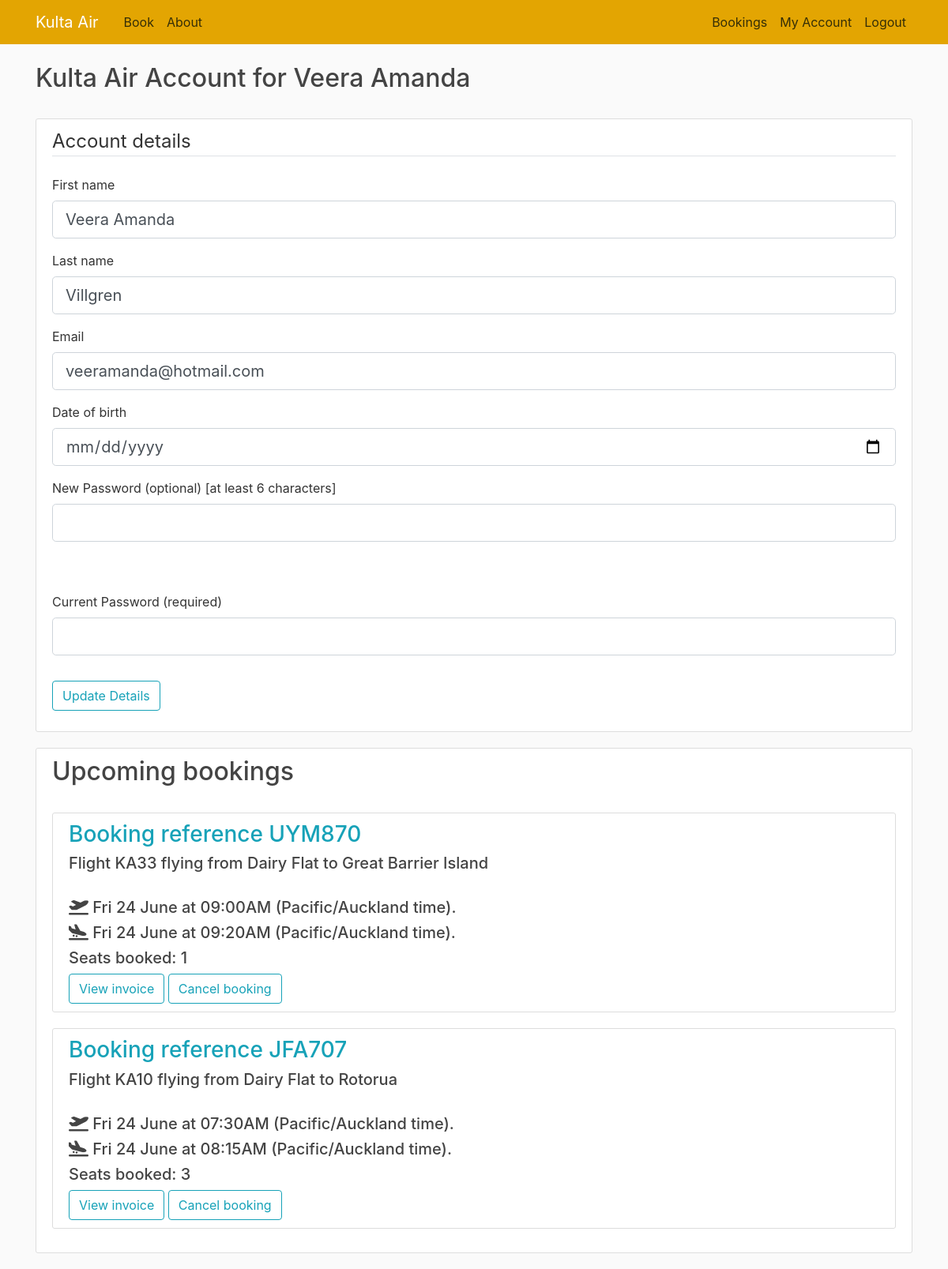
The app's page /customer (signed in) with its own data.
### flightbookingapp/models.py (models this page shows, shortened)
class Customer(db.Model, UserMixin):
    id = db.Column(db.Integer, primary_key=True, unique=True)
    first_name = db.Column(db.VARCHAR(20), nullable=False)
    last_name = db.Column(db.VARCHAR(20), nullable=False)
    email = db.Column(db.VARCHAR(50), nullable=False, unique=True)
    phone_number = db.Column(db.Integer)
    password = db.Column(db.VARCHAR(128), default=None)
    dob = db.Column(db.Date, default=None)
    bookings = db.relationship('Booking', backref='booked_customer', lazy=True)

class Booking(db.Model):
    booking_ref = db.Column(db.VARCHAR(6), primary_key=True, nullable=False, unique=True)
    customer = db.Column(db.Integer, db.ForeignKey('customer.id'), nullable=False)
    flight = db.Column(db.Integer, db.ForeignKey('departure.id'), nullable=False)
    tickets = db.Column(db.Integer, default=1)

class Departure(db.Model):
    id = db.Column(db.Integer, primary_key=True, nullable=False, unique=True)
    flight_number = db.Column(db.VARCHAR(10), db.ForeignKey('route.flight_code'), nullable=False)
    depart_date = db.Column(db.Date, nullable=False)
    stopover_date = db.Column(db.Date)
    arrival_date = db.Column(db.Date, nullable=False)
    price = db.Column(db.Float, nullable=False, default=0.00)
    booked_seats = db.Column(db.Integer, nullable=False, default=0)

class Airport(db.Model):
    int_code = db.Column(db.CHAR(4), primary_key=True, unique=True)
    name = db.Column(db.VARCHAR(50), nullable=False)
    timezone = db.Column(db.String(50))

class Route(db.Model):
    flight_code = db.Column(db.VARCHAR(10), primary_key=True, nullable=False, unique=True)
    depart_time = db.Column(db.Time, nullable=False)
    arrive_time = db.Column(db.Time, nullable=False)
    stopover_time = db.Column(db.Time)
    depart_airport = db.Column(db.CHAR(4), db.ForeignKey('airport.int_code'), nullable=False)
    arrive_airport = db.Column(db.CHAR(4), db.ForeignKey('airport.int_code'), nullable=False)
    stopover_airport = db.Column(db.CHAR(4), db.ForeignKey('airport.int_code'))
    plane = db.Column(db.Integer, db.ForeignKey('aircraft.id'), nullable=False)

### flightbookingapp/routes.py (the view)
@app.route('/customer', methods=['GET', 'POST'])
@login_required
def customer():
    form = UpdateDetailsForm()
    funcs.handle_customer_details(form)
    if request.method == "POST":
        if request.form.get('cancel') == 'Cancel booking':
            funcs.cancel_booking(request.form.get('booking'))
            return redirect(url_for('customer'))
        if request.form.get('view') == 'View invoice':
            return redirect(url_for('invoice', booking_ref=request.form.get('booking'), surname=current_user.last_name))
    flight_info = funcs.collect_user_bookings()
    return render_template('customer.html', title='My Account', bookings=flight_info, form=form)

### flightbookingapp/forms.py (shortened to what this page needs)
class UpdateDetailsForm(FlaskForm):
    firstname = StringField('First name', validators=[DataRequired(), Length(min=3, max=20)])
    lastname = StringField('Last name', validators=[DataRequired(), Length(min=3, max=20)])
    email = StringField('Email', validators=[DataRequired(), Email()])
    current_password = PasswordField('Current Password (required)', validators=[DataRequired(), Length(min=6)])
    dob = DateField('Date of birth', validators=[DataRequired()])
    new_password = PasswordField('New Password (optional) [at least 6 characters]')
    submit = SubmitField('Update Details')

### flightbookingapp/models.py (called while the page is built)
@login_manager.user_loader
def load_customer(user_id):
    return Customer.query.get(int(user_id))

### flightbookingapp/route_funcs.py (called while the page is built)
def date_in_past(date_and_time, timezone) -> bool:
    return datetime.datetime.now(ZoneInfo(timezone)) > date_and_time.replace(tzinfo=ZoneInfo(timezone))

def handle_customer_details(form):
    if form.validate_on_submit():
        if bcrypt.check_password_hash(current_user.password, form.current_password.data):
            update_customer_details(form)
        else:
            flash('Current password was not correct. Account details not updated.', "warning")
    else:
        form.email.data = current_user.email
        form.firstname.data = current_user.first_name
        form.lastname.data = current_user.last_name
        form.dob.data = current_user.dob

def collect_user_bookings():
    flight_info = []
    for booking in current_user.bookings:
        departure = Departure.query.filter_by(id=booking.flight).first()
        route = Route.query.filter_by(flight_code=departure.flight_number).first()
        dep_airport = Airport.query.filter_by(int_code=route.depart_airport).first()
        arr_airport = Airport.query.filter_by(int_code=route.arrive_airport).first()
        booking_past = date_in_past(datetime.datetime.combine(departure.depart_date, route.depart_time),
                                    dep_airport.timezone)
        flight_info.append([booking, departure, route, dep_airport, arr_airport, booking_past])
    return sorted(flight_info, key=lambda flight: flight[1].depart_date)

### flightbookingapp/templates/customer.html
{% extends "layout.html" %}
{% block content %}
    <h2 class="account-heading">Kulta Air Account for {{ current_user.first_name }}</h2><br>
    <div class="content-section">
        <div class="media">
            <div class="media-body">
                {% include 'customer_details.html' %}
            </div>
        </div>
    </div>
    {% include 'upcoming_bookings.html' %}
{% endblock content %}

### flightbookingapp/templates/customer_details.html (shortened to what this page needs)
<form method="POST" action="">
    <fieldset class="form-group">
        <legend class="border-bottom mb-4">Account details</legend>
        <div class="form-group">
            {{ form.firstname.label(class="form-control-label") }}
            {% if form.firstname.errors %}
                {{ form.firstname(class="form-control form-control-lg is-invalid") }}
                <div class="invalid-feedback">
                    {% for error in form.firstname.errors %}
                        <span>{{ error }}</span>
                    {% endfor %}
                </div>
            {% else %}
                {{ form.firstname(class="form-control form-control-lg") }}
            {% endif %}
        </div>
        <div class="form-group">
            {{ form.lastname.label(class="form-control-label") }}
            {% if form.lastname.errors %}
                {{ form.lastname(class="form-control form-control-lg is-invalid") }}
                <div class="invalid-feedback">
                    {% for error in form.lastname.errors %}
                        <span>{{ error }}</span>
                    {% endfor %}
                </div>
            {% else %}
                {{ form.lastname(class="form-control form-control-lg") }}
            {% endif %}
        </div>
        <div class="form-group">
            {{ form.email.label(class="form-control-label") }}
            {% if form.email.errors %}
                {{ form.email(class="form-control form-control-lg is-invalid") }}
                <div class="invalid-feedback">
                    {% for error in form.email.errors %}
                        <span>{{ error }}</span>
                    {% endfor %}
                </div>
            {% else %}
                {{ form.email(class="form-control form-control-lg") }}
            {% endif %}
        </div>
        <div class="form-group">
            {{ form.dob.label(class="form-control-label") }}
            {% if form.dob.errors %}
                {{ form.dob(class="form-control form-control-lg is-invalid") }}
                <div class="invalid-feedback">
                    {% for error in form.dob.errors %}
                        <span>{{ error }}</span>
                    {% endfor %}
                </div>
            {% else %}
                {{ form.dob(class="form-control form-control-lg") }}
            {% endif %}
        </div>
        <div class="form-group">
            {{ form.new_password.label(class="form-control-label") }}
            {% if form.new_password.errors %}
                {{ form.new_password(class="form-control form-control-lg is-invalid") }}
                <div class="invalid-feedback">
                    {% for error in form.new_password.errors %}
                        <span>{{ error }}</span>
                    {% endfor %}
                </div>
            {% else %}
                {{ form.new_password(class="form-control form-control-lg") }}
            {% endif %}
        </div>
        <br><br>
        <div class="form-group">
            {{ form.current_password.label(class="form-control-label") }}
            {% if form.current_password.errors %}
                {{ form.current_password(class="form-control form-control-lg is-invalid") }}
                <div class="invalid-feedback">
                    {% for error in form.current_password.errors %}
                        <span>{{ error }}</span>
                    {% endfor %}
                </div>
            {% else %}
                {{ form.current_password(class="form-control form-control-lg") }}
            {% endif %}
        </div>
    </fieldset>
    <div>
        <div class="form-group">
            {{ form.submit(class="btn btn-outline-info") }}
        </div>
    </div>
</form>

### flightbookingapp/templates/upcoming_bookings.html (shortened to what this page needs)
<div class="content-section">
    <div class="media">
        <div class="media-body">
            <h2 class="bookings-heading">Upcoming bookings</h2>
            {% set ns = namespace(upcoming=false, past=false) %}
            {% if bookings == [] %}
                <br>
                <p class="text-secondary"><a class="ml-2" href="{{ url_for('home') }}">You have no upcoming bookings.
                    Click here to make one!</a></p>
            {% else %}
                <br>
                {% for booking in bookings %}
                    {% if not booking[5] %}
                        {% set ns.upcoming = true %}
                        <div class="content-section">
                            <form method="post" action="">
                                <h3 class="text-info">Booking reference {{ booking[0].booking_ref.upper() }}</h3>
                                <h5>Flight {{ booking[1].flight_number }} flying from {{ booking[3].name }}
                                    to {{ booking[4].name }}</h5>
                                <br>
                                <h5>
                                    <i class="fa-solid fa-plane-departure"></i> {{ (booking[1].depart_date).strftime("%a %d %B") }}
                                    at
                                    {{ booking[2].depart_time.strftime("%#I:%M%p") }} ({{ booking[3].timezone }} time).
                                </h5>
                                <h5>
                                    <i class="fa-solid fa-plane-arrival"></i> {{ (booking[1].arrival_date).strftime("%a %d %B") }}
                                    at
                                    {{ booking[2].arrive_time.strftime("%#I:%M%p") }} ({{ booking[4].timezone }} time).
                                </h5>
                                <h5>Seats booked: {{ booking[0].tickets }}</h5>
                                <input type="submit" value="View invoice" name="view" class="btn btn-outline-info">
                                <input type="submit" value="Cancel booking" name="cancel" class="btn btn-outline-info">
                            </form>
                        </div>
                    {% else %}
                        {% set ns.past = true %}
                    {% endif %}
                {% endfor %}
            {% endif %}
        </div>
    </div>
</div>

### flightbookingapp/static/main.css (style rules this page uses)
body { background: #fafafa; color: #333333; margin-top: 5rem; }
h1, h2, h3, h4, h5, h6 { color: #444444; }
.content-section { background: #ffffff; padding: 10px 20px; border: 1px solid #dddddd; border-radius: 3px; margin-bottom: 20px; }

### records on screen
Customer: first_name "Veera Amanda", email "veeramanda@hotmail.com"
Booking: booking_ref "UYM870", flight_number "KA33", name "Dairy Flat", name "Great Barrier Island", depart_time "09:00AM", timezone "Pacific/Auckland", arrive_time "09:20AM", tickets "1"
Departure: depart_date "Fri 24 June", arrival_date "Fri 24 June"
Booking: booking_ref "JFA707", flight_number "KA10", name "Dairy Flat", name "Rotorua", depart_time "07:30AM", timezone "Pacific/Auckland", arrive_time "08:15AM", tickets "3"
Departure: depart_date "Fri 24 June", arrival_date "Fri 24 June"
